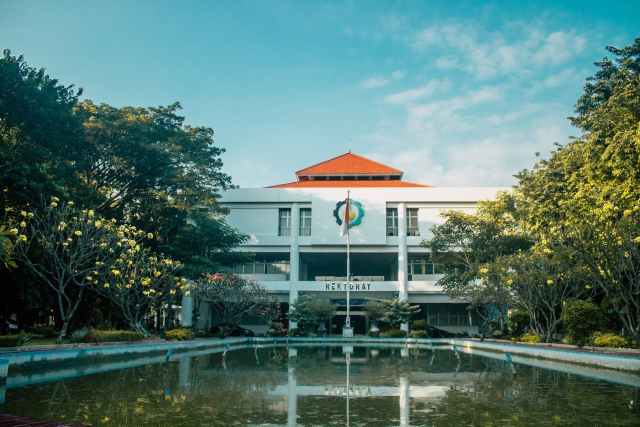
#> input picture TUGAS 4/assets/image.png, 1280 x 853 px (shown at 1/2 size)
$ python main.py
#> lines starting #> are read from the running program, lines starting #| are printed output that depends on the picture
#> in main, img is the input picture: shape (853, 1280, 3); mean B, G, R 112.5, 119, 85.3
import math

import cv2
import numpy as np


def rgb_ke_cmyk(img):
    tinggi, lebar, _ = img.shape
#> tinggi = 266; lebar = 400
    c = np.zeros((tinggi, lebar), dtype=np.uint8)
    m = np.zeros((tinggi, lebar), dtype=np.uint8)
    y = np.zeros((tinggi, lebar), dtype=np.uint8)
    k = np.zeros((tinggi, lebar), dtype=np.uint8)

    for i in range(tinggi):
        for j in range(lebar):
            b, g, r = img[i, j]
            # normalisasi ke 0-1
            r, g, b = r / 255, g / 255, b / 255

            kk = 1 - max(r, g, b)
            if kk == 1:  # piksel hitam, C M Y nya 0 semua
                cc = mm = yy = 0
            else:
                cc = (1 - r - kk) / (1 - kk)
                mm = (1 - g - kk) / (1 - kk)
                yy = (1 - b - kk) / (1 - kk)

            c[i, j] = int(cc * 255)
            m[i, j] = int(mm * 255)
            y[i, j] = int(yy * 255)
            k[i, j] = int(kk * 255)
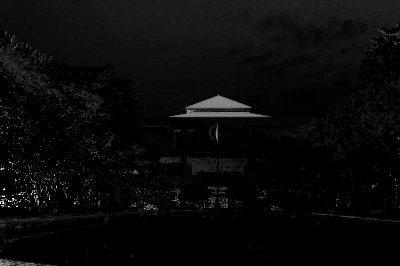
#> m: shape (266, 400); min 0, max 255, mean 9.1
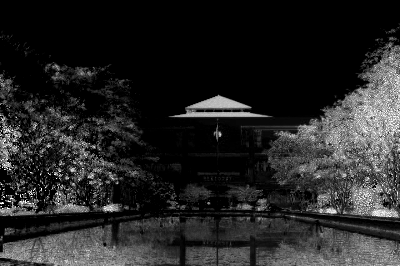
#> y: shape (266, 400); min 0, max 255, mean 37.5

    return c, m, y, k


def rgb_ke_hsi(img):
    tinggi, lebar, _ = img.shape
#> tinggi = 266; lebar = 400
    h = np.zeros((tinggi, lebar), dtype=np.uint8)
    s = np.zeros((tinggi, lebar), dtype=np.uint8)
    inten = np.zeros((tinggi, lebar), dtype=np.uint8)

    for i in range(tinggi):
        for j in range(lebar):
            b, g, r = img[i, j]
            r, g, b = r / 255, g / 255, b / 255

            ii = (r + g + b) / 3

            if r + g + b == 0:
                ss = 0
            else:
                ss = 1 - 3 * min(r, g, b) / (r + g + b)

            atas = 0.5 * ((r - g) + (r - b))
            bawah = math.sqrt((r - g) ** 2 + (r - b) * (g - b))
            if bawah == 0:  # abu-abu, hue nya ga ada
                hh = 0
            else:
                # dibatasi -1 sampai 1 soalnya float kadang lewat dikit
                theta = math.degrees(math.acos(max(-1, min(1, atas / bawah))))
                hh = theta if b <= g else 360 - theta

            # hue 0-360 derajat diskalain ke 0-255 biar bisa ditampilin
            h[i, j] = int(hh / 360 * 255)
            s[i, j] = int(ss * 255)
            inten[i, j] = int(ii * 255)
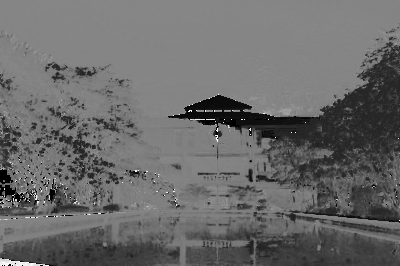
#> h: shape (266, 400); min 0, max 254, mean 105.6

    return h, s, inten


def rgb_ke_hsv(img):
    tinggi, lebar, _ = img.shape
#> tinggi = 266; lebar = 400
    h = np.zeros((tinggi, lebar), dtype=np.uint8)
    s = np.zeros((tinggi, lebar), dtype=np.uint8)
    v = np.zeros((tinggi, lebar), dtype=np.uint8)

    for i in range(tinggi):
        for j in range(lebar):
            b, g, r = img[i, j]
            r, g, b = r / 255, g / 255, b / 255

            maks = max(r, g, b)
            minim = min(r, g, b)
            delta = maks - minim

            if delta == 0:
                hh = 0
            elif maks == r:
                hh = 60 * (((g - b) / delta) % 6)
            elif maks == g:
                hh = 60 * ((b - r) / delta + 2)
            else:
                hh = 60 * ((r - g) / delta + 4)

            ss = 0 if maks == 0 else delta / maks

            h[i, j] = int(hh / 360 * 255)
            s[i, j] = int(ss * 255)
            v[i, j] = int(maks * 255)
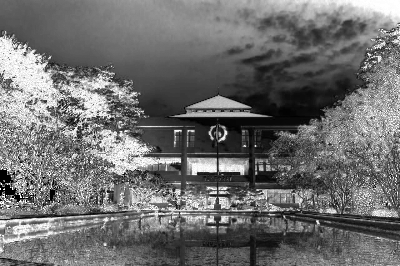
#> s: shape (266, 400); min 0, max 255, mean 110.4
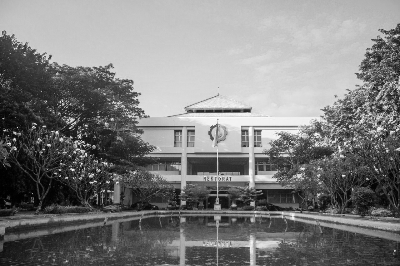
#> v: shape (266, 400); min 0, max 254, mean 124.6

    return h, s, v


def ke_bgr(gray):
    # channel tunggal dijadikan 3 channel biar bisa distack sama gambar asli
    tinggi, lebar = gray.shape
    hasil = np.zeros((tinggi, lebar, 3), dtype=np.uint8)
    hasil[:, :, 0] = gray
    hasil[:, :, 1] = gray
    hasil[:, :, 2] = gray
    return hasil


def main():
    img = cv2.imread("./assets/image.png")

    if img is None:
        print("Image not loaded!")
        return

    # resize ke lebih kecil biar loop nya ga lama
    img = cv2.resize(img, (400, 266))

    red = img[:, :, 2].copy()
    green = img[:, :, 1].copy()
    blue = img[:, :, 0].copy()
    c, m, y, k = rgb_ke_cmyk(img)
    h_hsi, s_hsi, i_hsi = rgb_ke_hsi(img)
    h_hsv, s_hsv, v_hsv = rgb_ke_hsv(img)

    font = cv2.FONT_HERSHEY_SIMPLEX
    position = (15, 30)
    color = (255, 255, 255)

    original = img.copy()
    cv2.putText(original, "Original Lur", position, font, 0.8, color, 2)
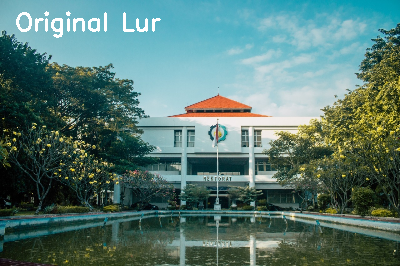
#> original: shape (266, 400, 3); mean B, G, R 112.9, 119.6, 86.5

    gambar = [
        (red, "R"), (green, "G"), (blue, "B"),
        (c, "C"), (m, "M"), (y, "Y"), (k, "K"),
        (h_hsi, "H (HSI)"), (s_hsi, "S (HSI)"), (i_hsi, "I (HSI)"),
        (h_hsv, "H (HSV)"), (s_hsv, "S (HSV)"), (v_hsv, "V (HSV)"),
    ]
    for g, teks in gambar:
        cv2.putText(g, teks, position, font, 0.8, 255, 2)
#> this loop made 13 passes
#> teks on passes 1 to 12: 'R', 'G', 'B', 'C', 'M', 'Y', 'K', 'H (HSI)', 'S (HSI)', 'I (HSI)', 'H (HSV)', 'S (HSV)'

    grid_rgb = np.vstack((np.hstack((original, ke_bgr(red))), np.hstack((ke_bgr(green), ke_bgr(blue)))))
    grid_cmyk = np.vstack((np.hstack((ke_bgr(c), ke_bgr(m))), np.hstack((ke_bgr(y), ke_bgr(k)))))
    grid_hsi = np.vstack((np.hstack((original, ke_bgr(h_hsi))), np.hstack((ke_bgr(s_hsi), ke_bgr(i_hsi)))))
#> in ke_bgr (call 8), `hasil[:, :, 1] = gray`:
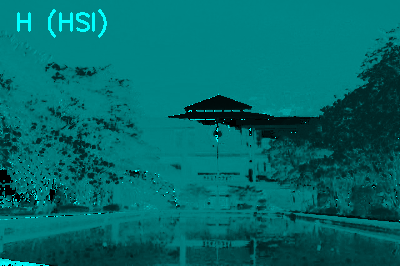
#> hasil: shape (266, 400, 3); mean of channels 0, 1, 2 106.3, 106.3, 0; drawn as B, G, R
    grid_hsv = np.vstack((np.hstack((original, ke_bgr(h_hsv))), np.hstack((ke_bgr(s_hsv), ke_bgr(v_hsv)))))

    while True:
        cv2.imshow("RGB", grid_rgb)
        cv2.imshow("CMYK", grid_cmyk)
        cv2.imshow("HSI", grid_hsi)
        cv2.imshow("HSV", grid_hsv)

        key = cv2.waitKey(0) & 0xFF
#> (key Esc is pressed here)

        if key == 32:  # Spasi
            cv2.imwrite("hasil_rgb.png", grid_rgb)
            cv2.imwrite("hasil_cmyk.png", grid_cmyk)
            cv2.imwrite("hasil_hsi.png", grid_hsi)
            cv2.imwrite("hasil_hsv.png", grid_hsv)
            print("ok")

        elif key == 27:  # Esc
            break
    cv2.destroyAllWindows()

main()
